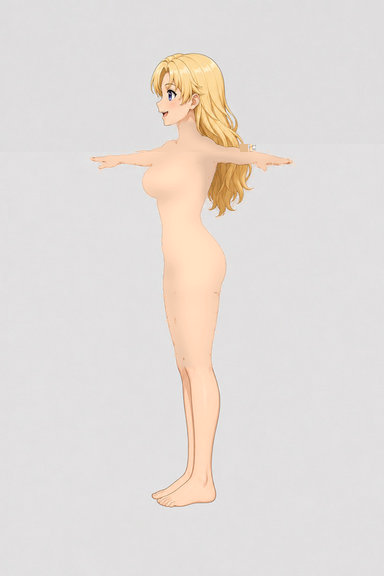
#> input picture tools/character-factory/production/madeline/views-bodyonly/right.jpg, 384 x 576 px
$ python -i prepare_robe_views.py   (imports and definitions only)
#> lines starting #> are read from the running program, lines starting #| are printed output that depends on the picture; after the words box and inside, x2 and y2 are one past the last pixel; in counts of white or black regions, pixels touching at a corner belong together
#> further down, picture is the input picture: PIL image 384x576 RGB; mean R, G, B 227.2, 221, 217.5
#!/usr/bin/env python3
from __future__ import annotations

import argparse
from collections import deque
from pathlib import Path

from PIL import Image, ImageFilter


VIEW_NAMES = ("front", "back", "left", "right")


def parse_args() -> argparse.Namespace:
    parser = argparse.ArgumentParser(
        description=(
            "Create isolated robe/cape T-pose views from the clean Sunlit Cleric "
            "turnaround without a generative image service."
        )
    )
    parser.add_argument("--views", required=True, help="Directory containing front/back/left/right.jpg")
    parser.add_argument("--output", required=True)
    return parser.parse_args()


def flood_background(image: Image.Image) -> Image.Image:
    rgb = image.convert("RGB")
    width, height = rgb.size
#> width = 384; height = 576
    pixels = rgb.load()
    background = bytearray(width * height)
    queue: deque[tuple[int, int]] = deque()

    def near_white(x: int, y: int) -> bool:
        r, g, b = pixels[x, y]
        return min(r, g, b) >= 238 and max(r, g, b) - min(r, g, b) <= 18

    def add(x: int, y: int) -> None:
        index = y * width + x
        if background[index] or not near_white(x, y):
            return
        background[index] = 1
        queue.append((x, y))

    for x in range(width):
        add(x, 0)
        add(x, height - 1)
#> this loop made 384 passes
    for y in range(height):
        add(0, y)
        add(width - 1, y)
#> this loop made 576 passes

    while queue:
        x, y = queue.popleft()
        if x > 0:
            add(x - 1, y)
        if x + 1 < width:
            add(x + 1, y)
        if y > 0:
            add(x, y - 1)
        if y + 1 < height:
            add(x, y + 1)
#> this loop made 0 passes

    mask = Image.new("L", (width, height), 0)
#> mask: PIL image 384x576 L; every value is 0
    data = mask.load()
    for y in range(height):
        row = y * width
        for x in range(width):
            if not background[row + x]:
                data[x, y] = 255

    # Recover pale fabric highlights enclosed by the silhouette and smooth tiny
    # JPEG pinholes while preserving the sleeves/cape outline.
    mask = mask.filter(ImageFilter.MaxFilter(5)).filter(ImageFilter.MinFilter(3))
#> mask: PIL image 384x576 L; every value is 255
    return mask


def mask_bounds(mask: Image.Image) -> tuple[int, int, int, int]:
    bbox = mask.getbbox()
    if bbox is None:
        raise RuntimeError("turnaround view contains no foreground subject")
    return bbox


def ellipse_cut(mask: Image.Image, cx: float, cy: float, rx: float, ry: float) -> None:
    pixels = mask.load()
    width, height = mask.size
    x0 = max(0, int(cx - rx))
    x1 = min(width - 1, int(cx + rx))
    y0 = max(0, int(cy - ry))
    y1 = min(height - 1, int(cy + ry))
    rx2 = max(rx * rx, 1.0)
    ry2 = max(ry * ry, 1.0)
    for y in range(y0, y1 + 1):
        for x in range(x0, x1 + 1):
            if ((x - cx) ** 2) / rx2 + ((y - cy) ** 2) / ry2 <= 1.0:
                pixels[x, y] = 0


def isolate_robe(image: Image.Image) -> Image.Image:
    rgb = image.convert("RGB")
    mask = flood_background(rgb)
    x0, y0, x1, y1 = mask_bounds(mask)
    subject_w = x1 - x0
    subject_h = y1 - y0

    # Remove head/hair/neck while preserving the high collar/shoulders. The
    # clean turnaround is a consistent T-pose, so normalized cuts remain stable
    # across all four views.
    head_cut = int(round(y0 + subject_h * 0.185))
    mask_pixels = mask.load()
    for y in range(max(0, y0), min(mask.height, head_cut)):
        for x in range(max(0, x0), min(mask.width, x1)):
            mask_pixels[x, y] = 0

    # Remove exposed hands at both T-pose endpoints. Oversizing the cut slightly
    # avoids baking fingers/wrists into the garment shell; sleeve cuffs remain.
    hand_y = y0 + subject_h * 0.305
    hand_rx = max(7.0, subject_w * 0.052)
    hand_ry = max(9.0, subject_h * 0.060)
    ellipse_cut(mask, x0 + subject_w * 0.018, hand_y, hand_rx, hand_ry)
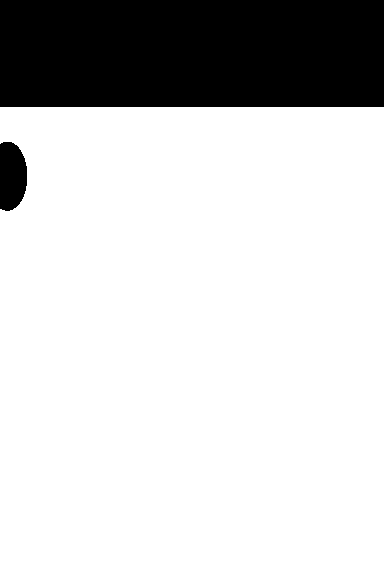
#> mask: PIL image 384x576 L; 80.7% white; 2 black regions, box (x1, y1, x2, y2) and area: (0, 0, 384, 107) 41088, (0, 142, 27, 211) 1582
    ellipse_cut(mask, x0 + subject_w * 0.982, hand_y, hand_rx, hand_ry)
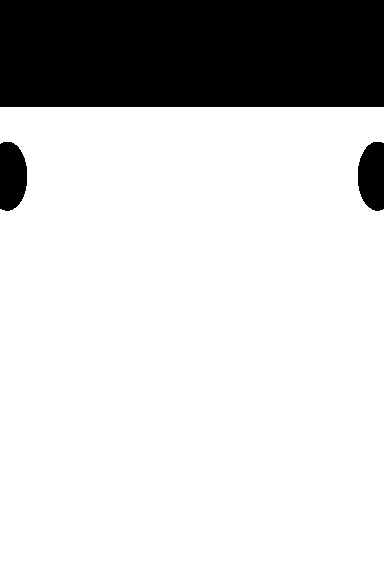
#> mask: PIL image 384x576 L; 80% white; 3 black regions, box (x1, y1, x2, y2) and area: (0, 0, 384, 107) 41088, (0, 142, 27, 211) 1582, (358, 142, 384, 211) 1517

    rgba = rgb.convert("RGBA")
    rgba.putalpha(mask)
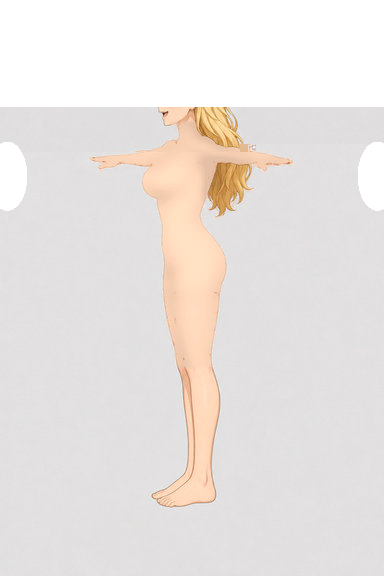
#> rgba: PIL image 384x576 RGBA; mean R, G, B, A 227.2, 221, 217.5, 204.1; transparent parts drawn white

    # Crop to the garment with breathing room, then center on a transparent
    # square. This is the same neutralized conditioning shape for every view.
    bbox = mask.getbbox()
    if bbox is None:
        raise RuntimeError("robe isolation removed the entire subject")
    bx0, by0, bx1, by1 = bbox
    pad = int(round(max(bx1 - bx0, by1 - by0) * 0.06))
    bx0 = max(0, bx0 - pad)
    by0 = max(0, by0 - pad)
    bx1 = min(rgba.width, bx1 + pad)
    by1 = min(rgba.height, by1 + pad)
    crop = rgba.crop((bx0, by0, bx1, by1))
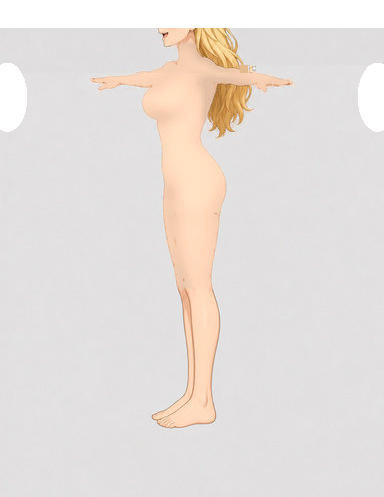
#> crop: PIL image 384x497 RGBA; mean R, G, B, A 227.7, 221, 217.2, 236.5; transparent parts drawn white

    canvas = Image.new("RGBA", (512, 512), (255, 255, 255, 0))
    max_extent = int(round(512 * 0.90))
    scale = min(max_extent / crop.width, max_extent / crop.height)
    size = (
        max(1, int(round(crop.width * scale))),
        max(1, int(round(crop.height * scale))),
    )
    crop = crop.resize(size, Image.Resampling.LANCZOS)
#> crop: PIL image 356x461 RGBA
    x = (512 - crop.width) // 2
    y = (512 - crop.height) // 2
    canvas.alpha_composite(crop, (x, y))
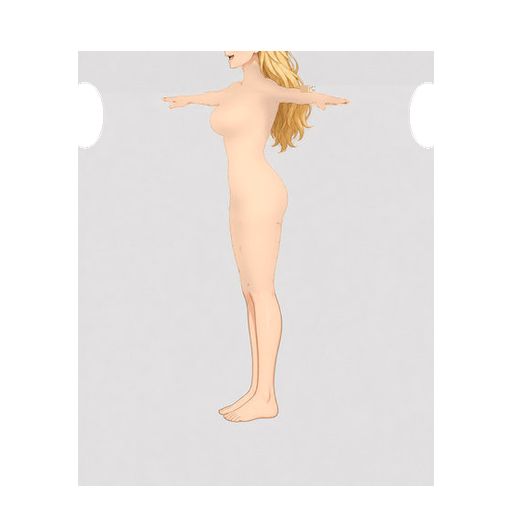
#> canvas: PIL image 512x512 RGBA; mean R, G, B, A 239.2, 235.3, 233.2, 148.1; transparent parts drawn white
    return canvas


def main() -> int:
    args = parse_args()
    views = Path(args.views).resolve()
    output = Path(args.output).resolve()
    output.mkdir(parents=True, exist_ok=True)

    for name in VIEW_NAMES:
        source = views / f"{name}.jpg"
        if not source.is_file():
            raise FileNotFoundError(source)
        garment = isolate_robe(Image.open(source))
        destination = output / f"{name}.png"
        garment.save(destination)
        print(destination)
    return 0


# [2 lines not run here, left out]

>>> from PIL import Image
>>> picture = Image.open('../madeline/views-bodyonly/right.jpg')
>>> result = isolate_robe(picture)
